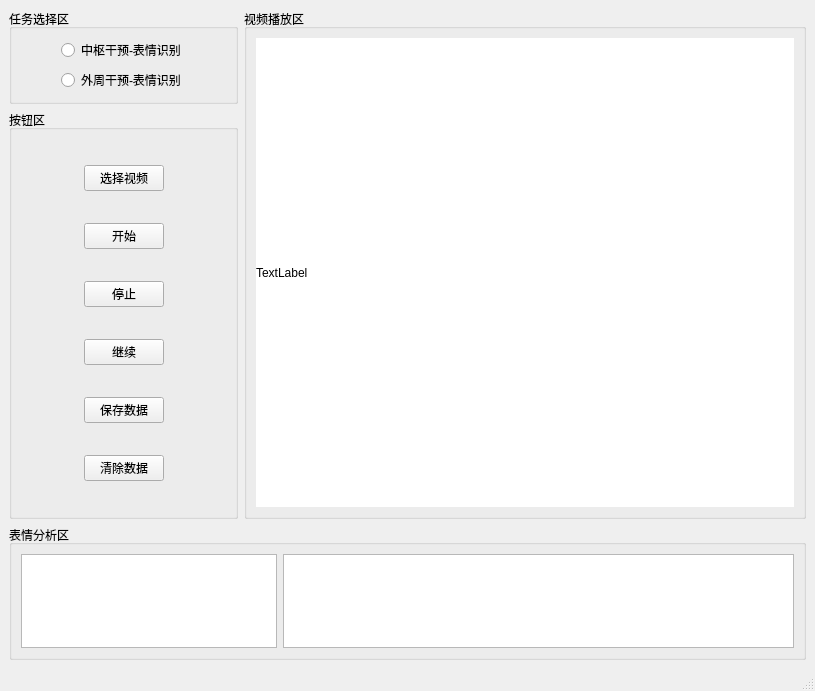
<?xml version="1.0" encoding="UTF-8"?>
<ui version="4.0">
 <class>MainWindow</class>
 <widget class="QMainWindow" name="MainWindow">
  <property name="geometry">
   <rect>
    <x>0</x>
    <y>0</y>
    <width>815</width>
    <height>691</height>
   </rect>
  </property>
  <property name="sizePolicy">
   <sizepolicy hsizetype="Expanding" vsizetype="Expanding">
    <horstretch>0</horstretch>
    <verstretch>0</verstretch>
   </sizepolicy>
  </property>
  <property name="windowTitle">
   <string>MainWindow</string>
  </property>
  <widget class="QWidget" name="centralwidget">
   <property name="sizePolicy">
    <sizepolicy hsizetype="Expanding" vsizetype="Preferred">
     <horstretch>0</horstretch>
     <verstretch>0</verstretch>
    </sizepolicy>
   </property>
   <layout class="QGridLayout" name="gridLayout_6">
    <item row="0" column="0" colspan="2">
     <layout class="QGridLayout" name="gridLayout_5">
      <item row="0" column="2" rowspan="2">
       <widget class="QGroupBox" name="VideoPlayArea">
        <property name="sizePolicy">
         <sizepolicy hsizetype="Expanding" vsizetype="Expanding">
          <horstretch>0</horstretch>
          <verstretch>0</verstretch>
         </sizepolicy>
        </property>
        <property name="title">
         <string>视频播放区</string>
        </property>
        <layout class="QGridLayout" name="gridLayout_3">
         <item row="0" column="0">
          <widget class="QLabel" name="label_VideoPlay">
           <property name="sizePolicy">
            <sizepolicy hsizetype="Expanding" vsizetype="Expanding">
             <horstretch>0</horstretch>
             <verstretch>0</verstretch>
            </sizepolicy>
           </property>
           <property name="styleSheet">
            <string notr="true">background-color: rgb(255, 255, 255);</string>
           </property>
           <property name="text">
            <string>TextLabel</string>
           </property>
          </widget>
         </item>
        </layout>
       </widget>
      </item>
      <item row="1" column="0" colspan="2">
       <widget class="QGroupBox" name="ButtonArea">
        <property name="sizePolicy">
         <sizepolicy hsizetype="Expanding" vsizetype="Expanding">
          <horstretch>0</horstretch>
          <verstretch>0</verstretch>
         </sizepolicy>
        </property>
        <property name="title">
         <string>按钮区</string>
        </property>
        <layout class="QGridLayout" name="gridLayout">
         <item row="12" column="1">
          <spacer name="verticalSpacer">
           <property name="orientation">
            <enum>Qt::Vertical</enum>
           </property>
           <property name="sizeHint" stdset="0">
            <size>
             <width>20</width>
             <height>40</height>
            </size>
           </property>
          </spacer>
         </item>
         <item row="5" column="1">
          <widget class="QPushButton" name="btn_Stop">
           <property name="text">
            <string>停止</string>
           </property>
          </widget>
         </item>
         <item row="9" column="2">
          <spacer name="horizontalSpacer_15">
           <property name="orientation">
            <enum>Qt::Horizontal</enum>
           </property>
           <property name="sizeHint" stdset="0">
            <size>
             <width>40</width>
             <height>20</height>
            </size>
           </property>
          </spacer>
         </item>
         <item row="9" column="0">
          <spacer name="horizontalSpacer_10">
           <property name="orientation">
            <enum>Qt::Horizontal</enum>
           </property>
           <property name="sizeHint" stdset="0">
            <size>
             <width>40</width>
             <height>20</height>
            </size>
           </property>
          </spacer>
         </item>
         <item row="1" column="0">
          <spacer name="horizontalSpacer_2">
           <property name="orientation">
            <enum>Qt::Horizontal</enum>
           </property>
           <property name="sizeHint" stdset="0">
            <size>
             <width>40</width>
             <height>20</height>
            </size>
           </property>
          </spacer>
         </item>
         <item row="11" column="2">
          <spacer name="horizontalSpacer_16">
           <property name="orientation">
            <enum>Qt::Horizontal</enum>
           </property>
           <property name="sizeHint" stdset="0">
            <size>
             <width>40</width>
             <height>20</height>
            </size>
           </property>
          </spacer>
         </item>
         <item row="7" column="1">
          <widget class="QPushButton" name="btn_Continue">
           <property name="text">
            <string>继续</string>
           </property>
          </widget>
         </item>
         <item row="0" column="1">
          <spacer name="verticalSpacer_2">
           <property name="orientation">
            <enum>Qt::Vertical</enum>
           </property>
           <property name="sizeHint" stdset="0">
            <size>
             <width>20</width>
             <height>40</height>
            </size>
           </property>
          </spacer>
         </item>
         <item row="3" column="2">
          <spacer name="horizontalSpacer_12">
           <property name="orientation">
            <enum>Qt::Horizontal</enum>
           </property>
           <property name="sizeHint" stdset="0">
            <size>
             <width>40</width>
             <height>20</height>
            </size>
           </property>
          </spacer>
         </item>
         <item row="11" column="0">
          <spacer name="horizontalSpacer_11">
           <property name="orientation">
            <enum>Qt::Horizontal</enum>
           </property>
           <property name="sizeHint" stdset="0">
            <size>
             <width>40</width>
             <height>20</height>
            </size>
           </property>
          </spacer>
         </item>
         <item row="1" column="1">
          <widget class="QPushButton" name="btn_SelectVideo">
           <property name="text">
            <string>选择视频</string>
           </property>
          </widget>
         </item>
         <item row="11" column="1">
          <widget class="QPushButton" name="btn_Clean">
           <property name="text">
            <string>清除数据</string>
           </property>
          </widget>
         </item>
         <item row="3" column="0">
          <spacer name="horizontalSpacer_7">
           <property name="orientation">
            <enum>Qt::Horizontal</enum>
           </property>
           <property name="sizeHint" stdset="0">
            <size>
             <width>40</width>
             <height>20</height>
            </size>
           </property>
          </spacer>
         </item>
         <item row="1" column="2">
          <spacer name="horizontalSpacer">
           <property name="orientation">
            <enum>Qt::Horizontal</enum>
           </property>
           <property name="sizeHint" stdset="0">
            <size>
             <width>40</width>
             <height>20</height>
            </size>
           </property>
          </spacer>
         </item>
         <item row="8" column="1">
          <spacer name="verticalSpacer_6">
           <property name="orientation">
            <enum>Qt::Vertical</enum>
           </property>
           <property name="sizeHint" stdset="0">
            <size>
             <width>20</width>
             <height>40</height>
            </size>
           </property>
          </spacer>
         </item>
         <item row="7" column="2">
          <spacer name="horizontalSpacer_14">
           <property name="orientation">
            <enum>Qt::Horizontal</enum>
           </property>
           <property name="sizeHint" stdset="0">
            <size>
             <width>40</width>
             <height>20</height>
            </size>
           </property>
          </spacer>
         </item>
         <item row="10" column="1">
          <spacer name="verticalSpacer_7">
           <property name="orientation">
            <enum>Qt::Vertical</enum>
           </property>
           <property name="sizeHint" stdset="0">
            <size>
             <width>20</width>
             <height>40</height>
            </size>
           </property>
          </spacer>
         </item>
         <item row="6" column="1">
          <spacer name="verticalSpacer_5">
           <property name="orientation">
            <enum>Qt::Vertical</enum>
           </property>
           <property name="sizeHint" stdset="0">
            <size>
             <width>20</width>
             <height>40</height>
            </size>
           </property>
          </spacer>
         </item>
         <item row="4" column="1">
          <spacer name="verticalSpacer_4">
           <property name="orientation">
            <enum>Qt::Vertical</enum>
           </property>
           <property name="sizeHint" stdset="0">
            <size>
             <width>20</width>
             <height>40</height>
            </size>
           </property>
          </spacer>
         </item>
         <item row="9" column="1">
          <widget class="QPushButton" name="btn_Save">
           <property name="text">
            <string>保存数据</string>
           </property>
          </widget>
         </item>
         <item row="5" column="0">
          <spacer name="horizontalSpacer_8">
           <property name="orientation">
            <enum>Qt::Horizontal</enum>
           </property>
           <property name="sizeHint" stdset="0">
            <size>
             <width>40</width>
             <height>20</height>
            </size>
           </property>
          </spacer>
         </item>
         <item row="7" column="0">
          <spacer name="horizontalSpacer_9">
           <property name="orientation">
            <enum>Qt::Horizontal</enum>
           </property>
           <property name="sizeHint" stdset="0">
            <size>
             <width>40</width>
             <height>20</height>
            </size>
           </property>
          </spacer>
         </item>
         <item row="5" column="2">
          <spacer name="horizontalSpacer_13">
           <property name="orientation">
            <enum>Qt::Horizontal</enum>
           </property>
           <property name="sizeHint" stdset="0">
            <size>
             <width>40</width>
             <height>20</height>
            </size>
           </property>
          </spacer>
         </item>
         <item row="3" column="1">
          <widget class="QPushButton" name="btn_Start">
           <property name="text">
            <string>开始</string>
           </property>
          </widget>
         </item>
         <item row="2" column="1">
          <spacer name="verticalSpacer_3">
           <property name="orientation">
            <enum>Qt::Vertical</enum>
           </property>
           <property name="sizeHint" stdset="0">
            <size>
             <width>20</width>
             <height>40</height>
            </size>
           </property>
          </spacer>
         </item>
        </layout>
       </widget>
      </item>
      <item row="0" column="0" colspan="2">
       <widget class="QGroupBox" name="TaskSelection">
        <property name="sizePolicy">
         <sizepolicy hsizetype="Expanding" vsizetype="Expanding">
          <horstretch>0</horstretch>
          <verstretch>0</verstretch>
         </sizepolicy>
        </property>
        <property name="title">
         <string>任务选择区</string>
        </property>
        <layout class="QGridLayout" name="gridLayout_2">
         <item row="0" column="2">
          <spacer name="horizontalSpacer_4">
           <property name="orientation">
            <enum>Qt::Horizontal</enum>
           </property>
           <property name="sizeHint" stdset="0">
            <size>
             <width>40</width>
             <height>20</height>
            </size>
           </property>
          </spacer>
         </item>
         <item row="1" column="2">
          <spacer name="horizontalSpacer_6">
           <property name="orientation">
            <enum>Qt::Horizontal</enum>
           </property>
           <property name="sizeHint" stdset="0">
            <size>
             <width>40</width>
             <height>20</height>
            </size>
           </property>
          </spacer>
         </item>
         <item row="0" column="0">
          <spacer name="horizontalSpacer_3">
           <property name="orientation">
            <enum>Qt::Horizontal</enum>
           </property>
           <property name="sizeHint" stdset="0">
            <size>
             <width>40</width>
             <height>20</height>
            </size>
           </property>
          </spacer>
         </item>
         <item row="1" column="0">
          <spacer name="horizontalSpacer_5">
           <property name="orientation">
            <enum>Qt::Horizontal</enum>
           </property>
           <property name="sizeHint" stdset="0">
            <size>
             <width>40</width>
             <height>20</height>
            </size>
           </property>
          </spacer>
         </item>
         <item row="0" column="1">
          <widget class="QRadioButton" name="btn_CentralEmotion">
           <property name="text">
            <string>中枢干预-表情识别</string>
           </property>
          </widget>
         </item>
         <item row="1" column="1">
          <widget class="QRadioButton" name="btn_PeripheralEmotion">
           <property name="text">
            <string>外周干预-表情识别</string>
           </property>
          </widget>
         </item>
        </layout>
       </widget>
      </item>
     </layout>
    </item>
    <item row="1" column="0" colspan="2">
     <widget class="QGroupBox" name="EmoAnalysis">
      <property name="sizePolicy">
       <sizepolicy hsizetype="Expanding" vsizetype="Expanding">
        <horstretch>0</horstretch>
        <verstretch>0</verstretch>
       </sizepolicy>
      </property>
      <property name="title">
       <string>表情分析区</string>
      </property>
      <layout class="QGridLayout" name="gridLayout_4">
       <item row="0" column="0" colspan="2">
        <widget class="QGraphicsView" name="Barchart">
         <property name="enabled">
          <bool>true</bool>
         </property>
        </widget>
       </item>
       <item row="0" column="3">
        <widget class="QGraphicsView" name="Linechart"/>
       </item>
      </layout>
     </widget>
    </item>
   </layout>
  </widget>
  <widget class="QStatusBar" name="statusbar"/>
 </widget>
 <resources/>
 <connections/>
</ui>
